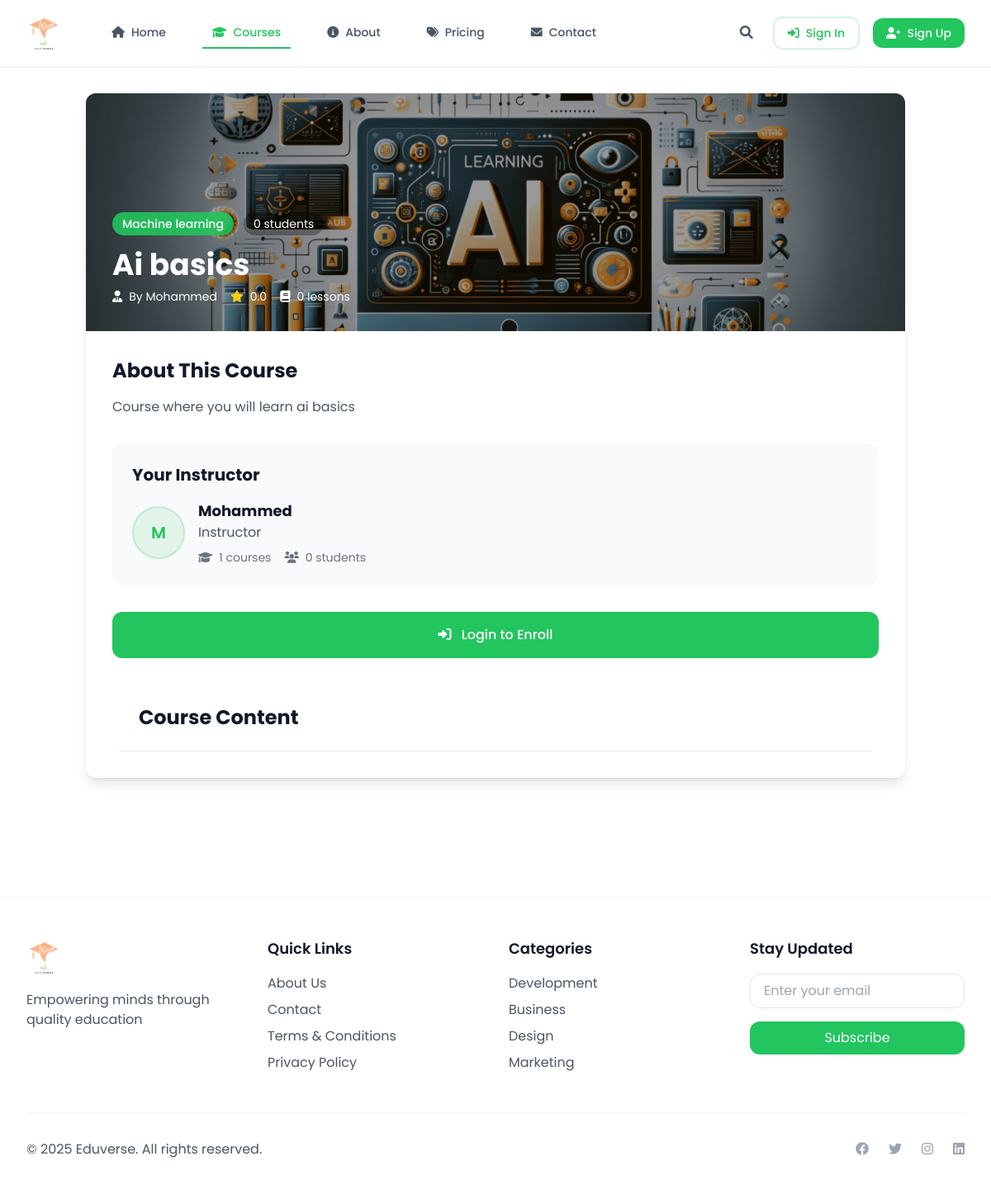
/courses/ai-basics/, run on the app's committed database.
### courses/models.py (models this page shows, shortened)
class Course(models.Model):
    title = models.CharField(max_length=200)
    slug = models.SlugField(unique=True)
    description = models.TextField()
    category = models.ForeignKey(Category, on_delete=models.CASCADE, related_name='courses')
    instructor = models.ForeignKey(User, on_delete=models.CASCADE, related_name='courses_teaching')
    students = models.ManyToManyField(User, through='CourseEnrollment', related_name='courses_enrolled')
    thumbnail = models.ImageField(upload_to='course_thumbnails/', null=True, blank=True)
    is_published = models.BooleanField(default=False)
    created_at = models.DateTimeField(auto_now_add=True)
    updated_at = models.DateTimeField(auto_now=True)

class Category(models.Model):
    name = models.CharField(max_length=100)
    slug = models.SlugField(unique=True)
    description = models.TextField(blank=True)
    icon = models.CharField(max_length=50, help_text="Font Awesome icon class")
    class Meta:
        verbose_name_plural = "Categories"

### users/models.py (models this page shows, shortened)
class CustomUser(AbstractUser):
    ROLE_CHOICES = [
        ('student', 'Student'),
        ('instructor', 'Instructor'),
        ('admin', 'Admin'),
    ]
    email = models.EmailField(_('email address'), unique=True)
    bio = models.TextField(max_length=500, blank=True)
    avatar = models.ImageField(upload_to=user_avatar_path, blank=True, null=True)
    role = models.CharField(max_length=20, choices=ROLE_CHOICES, default='student')
    date_of_birth = models.DateField(null=True, blank=True)
    USERNAME_FIELD = 'email'
    REQUIRED_FIELDS = ['username']
    class Meta:
        verbose_name = _('user')
        verbose_name_plural = _('users')

### courses/views.py (the view)
# urls.py: path('courses/<slug:slug>/', views.course_detail, name='course_detail'),
def course_detail(request, slug):
    course = get_object_or_404(Course, slug=slug, is_published=True)
    modules = course.modules.all().order_by('order')
    total_lessons = sum(module.lessons.count() for module in modules)
    total_students = course.students.count()
    try:
        avg_rating = course.reviews.aggregate(avg_rating=models.Avg('rating'))['avg_rating'] or 0
    except:
        avg_rating = 0
    user_progress = None
    if request.user.is_authenticated:
        user_progress, _ = request.user.progress.get_or_create(course=course)
    return render(request, 'courses/course_detail.html', {
        'course': course,
        'modules': modules,
        'total_lessons': total_lessons,
        'total_students': total_students,
        'avg_rating': avg_rating,
        'user_progress': user_progress
    })

### templates/courses/course_detail.html (shortened to what this page needs)
{% extends 'base.html' %}
{% load static %}
{% block content %}
<div class="container mx-auto px-4 py-8">
    <div class="max-w-5xl mx-auto">
        <div class="bg-white rounded-xl shadow-lg overflow-hidden mb-8">
            <div class="relative h-72">
                {% if course.thumbnail %}
                    <img src="{{ course.thumbnail.url }}"
                         alt="{{ course.title }}"
                         class="w-full h-full object-cover">
                {% else %}
                    <div class="w-full h-full bg-gradient-to-r from-primary/5 to-primary/10 flex items-center justify-center">
                        <i class="fas fa-book-open text-6xl text-primary/40"></i>
                    </div>
                {% endif %}
                <div class="absolute inset-0 bg-black/40"></div>
                <div class="absolute bottom-0 left-0 right-0 p-8 text-white">
                    <div class="flex items-center gap-3 mb-4">
                        <span class="px-3 py-1 bg-primary/90 rounded-full text-sm font-medium">
                            {{ course.category.name }}
                        </span>
                        <span class="px-3 py-1 bg-black/30 rounded-full text-sm">
                            {{ total_students }} students
                        </span>
                    </div>
                    <h1 class="text-4xl font-bold mb-2">{{ course.title }}</h1>
                    <div class="flex items-center gap-4 text-sm">
                        <span class="flex items-center gap-2">
                            <i class="fas fa-user-tie"></i>
                            By {{ course.instructor.username }}
                        </span>
                        <span class="flex items-center gap-2">
                            <i class="fas fa-star text-yellow-400"></i>
                            {{ avg_rating|floatformat:1|default:"New" }}
                        </span>
                        <span class="flex items-center gap-2">
                            <i class="fas fa-book"></i>
                            {{ total_lessons }} lessons
                        </span>
                    </div>
                </div>
            </div>
            <div class="p-8">
                <div class="prose max-w-none mb-8">
                    <h2 class="text-2xl font-bold text-gray-900 mb-4">About This Course</h2>
                    <p class="text-gray-600">{{ course.description }}</p>
                </div>
                <div class="bg-gray-50 rounded-xl p-6 mb-8">
                    <h2 class="text-xl font-bold text-gray-900 mb-4">Your Instructor</h2>
                    <div class="flex items-center gap-4">
                        <div class="flex-shrink-0">
                            {% if course.instructor.avatar and course.instructor.avatar.url %}
                                <img src="{{ course.instructor.avatar.url }}"
                                     alt="{{ course.instructor.username }}"
                                     class="w-16 h-16 rounded-full border-2 border-primary/20">
                            {% else %}
                                <div class="w-16 h-16 rounded-full border-2 border-primary/20 bg-primary/10 flex items-center justify-center">
                                    <span class="text-primary text-xl font-semibold">
                                        {{ course.instructor.username|first|upper }}
                                    </span>
                                </div>
                            {% endif %}
                        </div>
                        <div>
                            <h3 class="text-lg font-bold text-gray-900">{{ course.instructor.username }}</h3>
                            <p class="text-gray-600">{{ course.instructor.role|default:"Instructor"|title }}</p>
                            <div class="flex items-center gap-4 mt-2">
                                <span class="text-sm text-gray-500">
                                    <i class="fas fa-graduation-cap mr-1"></i>
                                    {{ course.instructor.courses_teaching.count }} courses
                                </span>
                                <span class="text-sm text-gray-500">
                                    <i class="fas fa-users mr-1"></i>
                                    {{ total_students }} students
                                </span>
                            </div>
                        </div>
                    </div>
                </div>
                {% if user.is_authenticated %}
                    {% if user in course.students.all %}
                        <button class="block w-full text-center px-6 py-4 rounded-xl bg-green-600 text-white font-medium hover:bg-green-700 transition-colors mb-8">
                            <i class="fas fa-check-circle mr-2"></i>
                            Already Enrolled
                        </button>
                    {% else %}
                        <button class="w-full px-6 py-4 rounded-xl bg-primary text-white font-medium hover:bg-primary-dark transition-colors mb-8">
                            <i class="fas fa-graduation-cap mr-2"></i>
                            Enroll Now
                        </button>
                    {% endif %}
                {% else %}
                    <a href="{% url 'account_login' %}"
                       class="block w-full text-center px-6 py-4 rounded-xl bg-primary text-white font-medium hover:bg-primary-dark transition-colors mb-8">
                        <i class="fas fa-sign-in-alt mr-2"></i>
                        Login to Enroll
                    </a>
                {% endif %}
                <div class="bg-gray-50 rounded-xl overflow-hidden">
                    <div class="px-8 py-6 bg-white border-b border-gray-200">
                        <h2 class="text-2xl font-bold text-gray-900">Course Content</h2>
                    </div>
                </div>
            </div>
        </div>
    </div>
</div>
{% endblock %}

### data on the page
Course: thumbnail (picture), category.name "Machine learning", title "Ai basics", instructor.username "Mohammed", description "Course where you will learn ai basics", instructor.username|first "M", instructor.role "Instructor", instructor.courses_teaching.count "1"

### other printed values
{{ total_students }} "0"
{{ avg_rating|floatformat:1|default:"New" }} "0.0"
{{ total_lessons }} "0"
